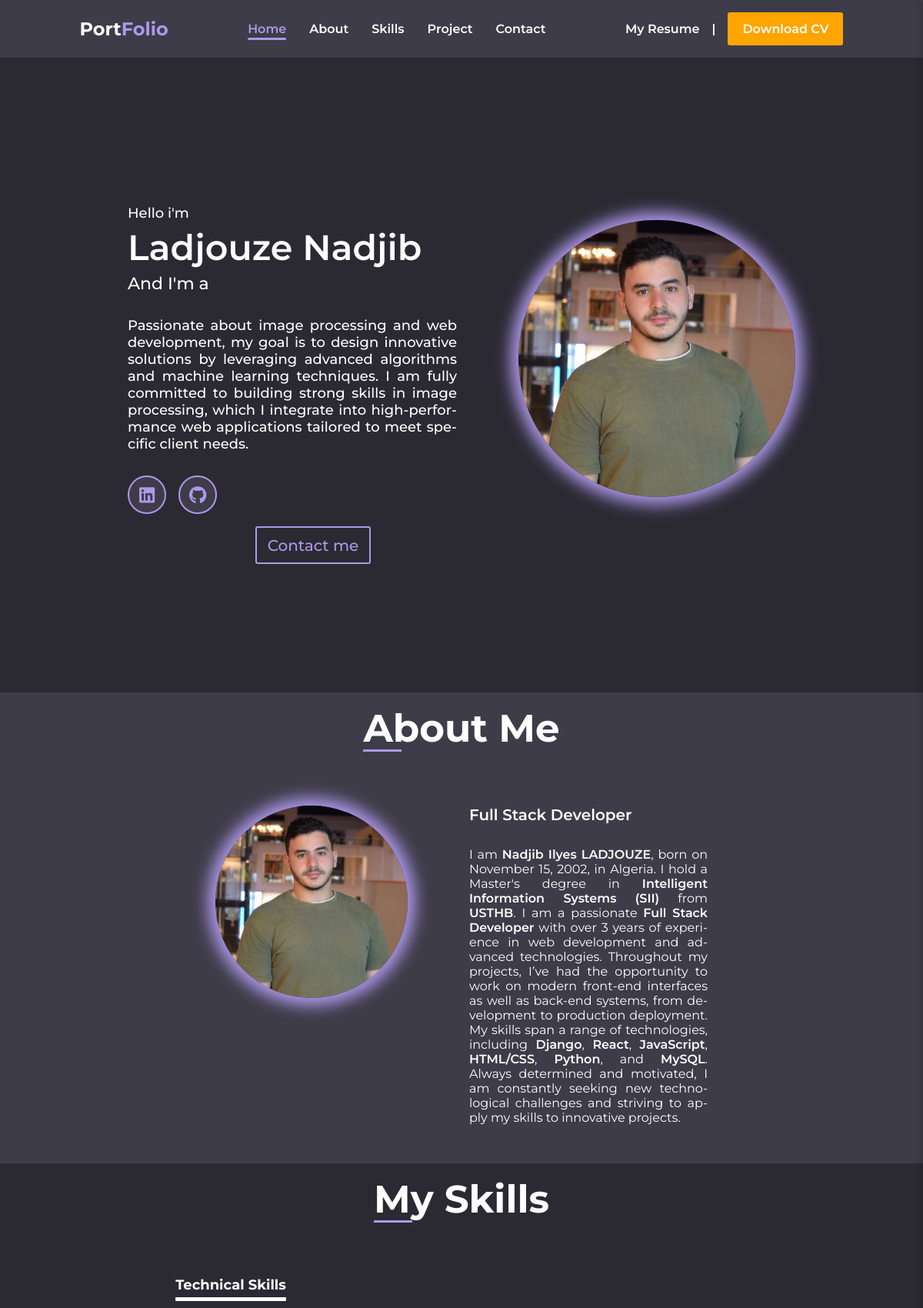
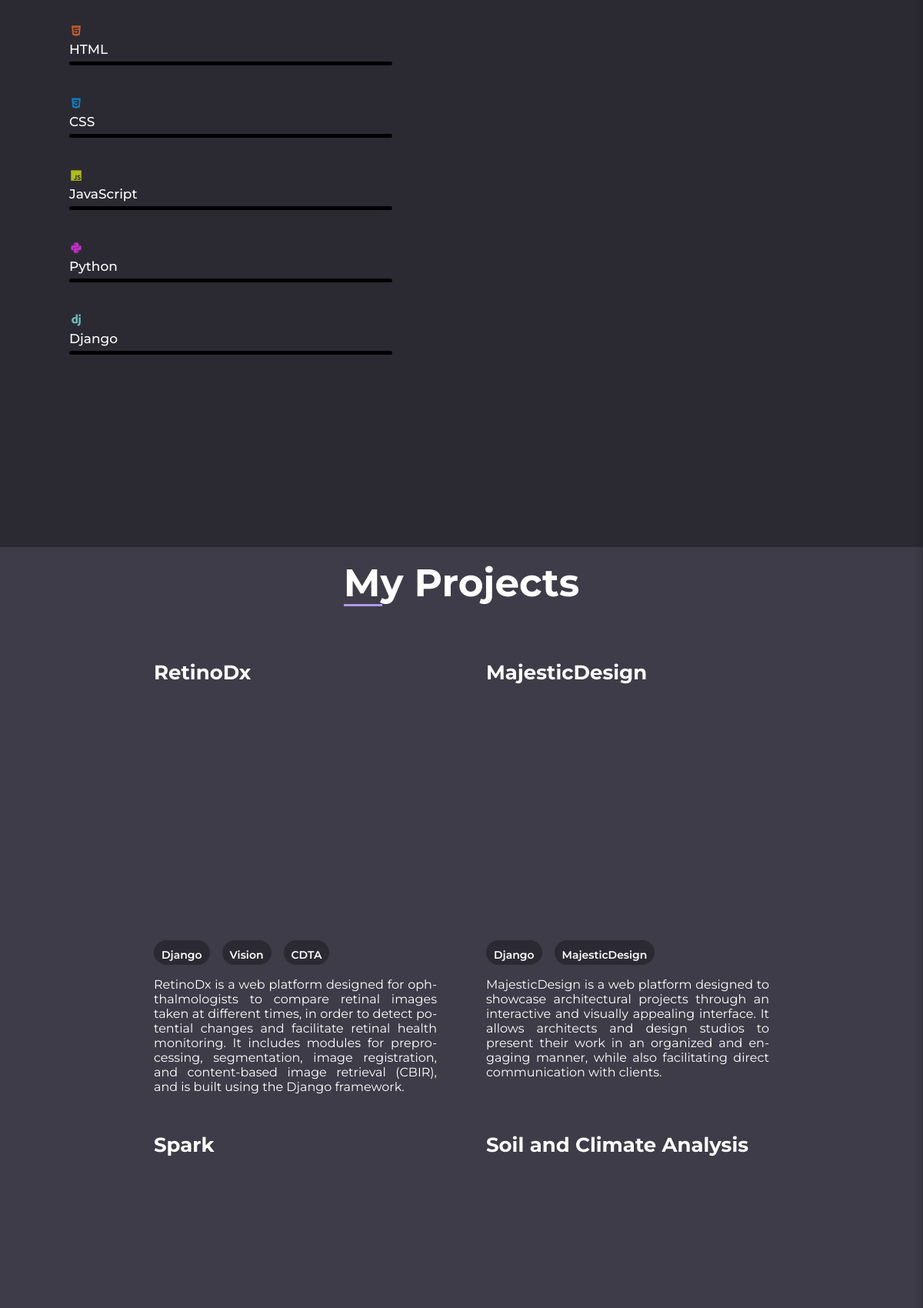
The page / (upper part) on the database its author committed (2 pictures, top to bottom).
### portfolioapp/models.py (models this page shows)
class Project(models.Model):
    name = models.CharField(max_length=255, null=True)
    description = models.CharField(max_length=450, null=True)
    date_completion = models.DateField()
    def get_first_image(self):
        return self.images.first()
    def get_all_images(self):
        return self.images.all()
    def get_all_stats(self):
        return self.stats.all()

class Stat(models.Model):
    stat = models.CharField(max_length=255, null=True)
    project = models.ForeignKey(Project, on_delete=models.CASCADE, related_name="stats")

### portfolioapp/views.py (the view)
# urls.py: path('', views.index, name='index'),
def index(request):
    return render(request, "portfolioapp/index.html", {'projects': Project.objects.all()})

### portfolioapp/templates/portfolioapp/index.html (shortened to what this page needs)
{% load static %}
<!DOCTYPE html>
<html lang="en">
<head>
    <link rel="stylesheet" href="{% static 'portfolioapp/css/style.css' %}">
    <link rel="stylesheet" href="https://cdnjs.cloudflare.com/ajax/libs/font-awesome/6.4.0/css/all.min.css">
    <link href="https://unpkg.com/boxicons@2.1.4/css/boxicons.min.css" rel="stylesheet">
</head>
<body>
    {% include 'portfolioapp/include/header.html'%}
    <main>
        <div class="container-infos-picture">
            <div class="container-infos hidden horizontal">
                <ul class="list-infos">
                    <li class="mini-description"><p >Hello i'm</p></li>
                    <li><h1 class="name">Ladjouze Nadjib</h1></li>
                    <li class="who"><div class='animated-text'><p class='developer-text'>And I'm a </p></div></li>
                    <li class="mini-description"><p>Passionate about image processing and web development, my goal is to design innovative solutions by leveraging advanced algorithms and machine learning techniques. I am fully committed to building strong skills in image processing, which I integrate into high-performance web applications tailored to meet specific client needs.</p></li>
                    <li class="parent-list-icons">
                        <ul class="list-icons">
                            <li><div class="container-linkedin"><a href="https://www.linkedin.com/in/nadjib-ilyes-ladjouze-65a93525a" target="_blank"><i class="fab fa-linkedin"></i></a></div></li>
                            <li><div class="container-github"><a href="https://github.com/Lacomine02" target="_blank"><i class="fab fa-github"></i></a></div></li>
                        </ul>
                   </li>
                   <li>
                    <div class="container-more-contact">
                        <a href="#about" class="about"></a>
                        <a href="#contact" class="about"><div class="container-contact hidden ">
                            <p>Contact me</p>
                        </div></a>
                    </div>
                   </li>
                </ul>
            </div>
            <div class="container-picture hidden vertical">
                <div class="picture"></div>
            </div>
        </div>
        <section class="section-about-me-picture" id="about">
            <h1 class="about-me-title">About Me</h1>
            <div class="container-about-me-picture">
                <div class="container-picture">
                    <div class="picture-about"></div>
                </div>
                <div class="container-about-me">
                    <p class="full">Full Stack Developer</p>
                  <p class="bio">
                    I am <strong>Nadjib Ilyes LADJOUZE</strong>, born on November 15, 2002, in Algeria. I hold a Master's degree in <strong>Intelligent Information Systems (SII)</strong> from <strong>USTHB</strong>. I am a passionate <strong>Full Stack Developer</strong> with over 3 years of experience in web development and advanced technologies. Throughout my projects, I’ve had the opportunity to work on modern front-end interfaces as well as back-end systems, from development to production deployment. My skills span a range of technologies, including <strong>Django</strong>, <strong>React</strong>, <strong>JavaScript</strong>, <strong>HTML/CSS</strong>, <strong>Python</strong>, and <strong>MySQL</strong>. Always determined and motivated, I am constantly seeking new technological challenges and striving to apply my skills to innovative projects.
                </p>
                </div>
            </div>
        </section>
        <h1 class="about-me-title" id="skills">My Skills</h1>
         <section class="section-skills">
            <div class="container1">
                <h1 class="heading1">Technical Skills</h1>
                <div class="Technical-bars">
                    <div class="bar"><i class="bx bxl-html5"></i>
                        <div class="info">
                            <span>HTML</span>
                        </div>
                        <div class="progress-line html">
                        </div>
                    </div>
                    <div class="bar"><i class="bx bxl-css3"></i>
                        <div class="info">
                            <span>CSS</span>
                        </div>
                        <div class="progress-line css">
                        </div>
                    </div>
                    <div class="bar"><i class="bx bxl-javascript"></i>
                        <div class="info">
                            <span>JavaScript</span>
                        </div>
                        <div class="progress-line js">
                        </div>
                    </div>
                    <div class="bar"><i class="bx bxl-python"></i>
                        <div class="info">
                            <span>Python</span>
                        </div>
                        <div class="progress-line python">
                        </div>
                    </div>
                    <div class="bar"><i class="bx bxl-django"></i>
                        <div class="info">
                            <span>Django</span>
                        </div>
                        <div class="progress-line django">
                        </div>
                    </div>
                </div>
            </div>
        </section>
        <section class="section-projects" id="projects">
            <h1 class="about-me-title">My Projects</h1>
            <div class="projects">
                {% for project in projects %}
                    <div class="element">
                        <h1 class="project-name">{{project.name}}</h1>
                        <div class="container-boxes">
                            {% for stat in project.get_all_stats %}
                                            <div class="info-1"><p>{{stat.stat}}</p></div>
                            {% endfor %}
                        </div>
                        <div class="container-description">
                            <p>{{project.description}}</p>
                        </div>
                    </div>
                {% endfor %}
            </div>
        </section>
    </main>
</body>
</html>

### portfolioapp/templates/portfolioapp/include/header.html (shortened to what this page needs)
<header>
    <nav>
        <div class="nav-header">
            <div class="container-web-title hidden horizontal">
                <a href="" class="portfolio"><h1>Port<span>Folio</span></h1></a>
            </div>
        </div>
        <ul class="list-nav-links hidden horizontal">
            <li><a href="">Home</a></li>
            <li><a href="#about">About</a></li>
            <li><a href="#skills">Skills</a></li>
            <li><a href="#projects">Project</a></li>
            <li><a href="#contact">Contact</a></li>
        </ul>
        <div class="container-sep-cv-light hidden horizontal">
            <div class="switch-light">My Resume</div>
            <div class="sep-resume-cv">|</div>
            <a href="{% url 'portfolio:download'%}" class="download">
                <div class="container-cv">
                    <p>Download CV</p>
                </div>
            </a>
        </div>
    </nav>
</header>

### rows shown on the page
Project: name "RetinoDx", description "RetinoDx is a web platform designed for ophthalmologists to compare retinal images taken at different times, in order to detect potential changes and facilitate retinal health monitoring. It includes modules for preprocessing, segmentation, image registration, and content-based image retrieval (CBIR), and is built using the Django framework."
Stat: stat "Django"
Stat: stat "Vision"
Stat: stat "CDTA"
Project: name "MajesticDesign", description "MajesticDesign is a web platform designed to showcase architectural projects through an interactive and visually appealing interface. It allows architects and design studios to present their work in an organized and engaging manner, while also facilitating direct communication with clients."
Stat: stat "Django"
Stat: stat "MajesticDesign"
Project: name "Spark"
Project: name "Soil and Climate Analysis"
